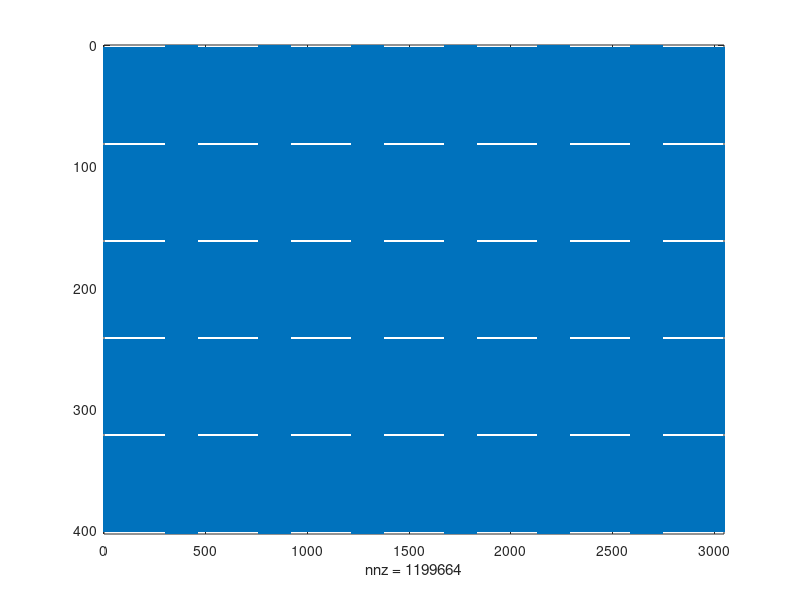

This chart was generated by the following MATLAB code:
% The robot drives along the x-axis, hence the very long image. The pixels
% of value 1 represent where the robot can drive. Note that the robot will
% not actually drive within the columns of 1's, but the laser scanner will read
% empty space in the columns (called ranges).

% conversion factor from meters to decimeters (all pixels in decimeters)
m_to_dec=100;

%----ADJUSTABLE PARAMS-----
num_rows = 6;
row_width = 0.02*m_to_dec; %units in tens of cm (ie 40 cm row width)
num_ranges = 6;

%----FIXED PARAMS-----

total_width = 0.8*m_to_dec; %30 inches * 0.0254 m/in
intra_row_width = total_width-row_width;
range_width = 1.524*m_to_dec; %2m range width
intra_range_width = 3.048*m_to_dec; 
num_intra_ranges = num_ranges+1;
num_intra_rows = num_rows-1;

%------MATRIX SIZE-----
map_x = (num_ranges*range_width+num_intra_ranges*intra_range_width);
map_y = (num_rows*row_width+num_intra_rows*intra_row_width);

map = -zeros(map_y, map_x);

for i=intra_range_width:(intra_range_width+range_width):(map_x-range_width)
    map(:,i+1:i+range_width)=1;
end

for i=row_width:total_width:(map_y-intra_row_width)
    map(i+1:i+intra_row_width,:)=1;
end

% Visualize the map
spy(map)

% Write to the dat file
garbage = ['----hey sameer-----'; '----hey karthik----'; '--this is merritt--'; 'just using up space'];

dlmwrite('sorghum_field.dat',garbage, ' ')
dlmwrite('sorghum_field.dat',map,'-append',...
'delimiter',' ','roffset',3)

